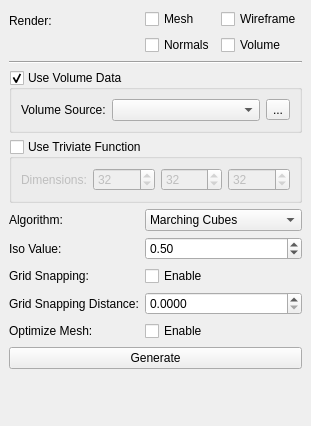
<?xml version="1.0" encoding="UTF-8"?>
<ui version="4.0">
 <class>SettingsWidget</class>
 <widget class="QDockWidget" name="SettingsWidget">
  <property name="geometry">
   <rect>
    <x>0</x>
    <y>0</y>
    <width>308</width>
    <height>426</height>
   </rect>
  </property>
  <property name="minimumSize">
   <size>
    <width>308</width>
    <height>426</height>
   </size>
  </property>
  <property name="windowTitle">
   <string>Settings</string>
  </property>
  <widget class="QWidget" name="_central_widget">
   <layout class="QFormLayout" name="formLayout">
    <property name="labelAlignment">
     <set>Qt::AlignmentFlag::AlignLeading|Qt::AlignmentFlag::AlignLeft|Qt::AlignmentFlag::AlignVCenter</set>
    </property>
    <item row="0" column="0">
     <widget class="QLabel" name="_render_label">
      <property name="text">
       <string>Render:</string>
      </property>
     </widget>
    </item>
    <item row="0" column="1">
     <layout class="QGridLayout" name="_render_grid_layout">
      <item row="0" column="1">
       <widget class="QCheckBox" name="m_wireframe_check_box">
        <property name="text">
         <string>Wireframe</string>
        </property>
       </widget>
      </item>
      <item row="1" column="0">
       <widget class="QCheckBox" name="m_normals_check_box">
        <property name="text">
         <string>Normals</string>
        </property>
       </widget>
      </item>
      <item row="1" column="1">
       <widget class="QCheckBox" name="m_volume_check_box">
        <property name="text">
         <string>Volume</string>
        </property>
       </widget>
      </item>
      <item row="0" column="0">
       <widget class="QCheckBox" name="m_mesh_check_box">
        <property name="text">
         <string>Mesh</string>
        </property>
       </widget>
      </item>
     </layout>
    </item>
    <item row="1" column="0" colspan="2">
     <widget class="Line" name="_line">
      <property name="minimumSize">
       <size>
        <width>0</width>
        <height>0</height>
       </size>
      </property>
      <property name="orientation">
       <enum>Qt::Orientation::Horizontal</enum>
      </property>
     </widget>
    </item>
    <item row="2" column="0" colspan="2">
     <widget class="QGroupBox" name="m_volume_data_group_box">
      <property name="title">
       <string>Use Volume Data</string>
      </property>
      <property name="checkable">
       <bool>true</bool>
      </property>
      <property name="checked">
       <bool>true</bool>
      </property>
      <layout class="QFormLayout" name="formLayout_3">
       <item row="0" column="0">
        <widget class="QLabel" name="_volume_source_label">
         <property name="text">
          <string>Volume Source:</string>
         </property>
        </widget>
       </item>
       <item row="0" column="1">
        <layout class="QHBoxLayout" name="_horizontal_layout_2">
         <item>
          <widget class="QComboBox" name="m_volume_source_combo_box"/>
         </item>
         <item>
          <widget class="QToolButton" name="m_volume_source_tool_button">
           <property name="text">
            <string>...</string>
           </property>
          </widget>
         </item>
        </layout>
       </item>
      </layout>
     </widget>
    </item>
    <item row="3" column="0" colspan="2">
     <widget class="QGroupBox" name="m_triviate_function_group_box">
      <property name="title">
       <string>Use Triviate Function</string>
      </property>
      <property name="checkable">
       <bool>true</bool>
      </property>
      <property name="checked">
       <bool>false</bool>
      </property>
      <layout class="QFormLayout" name="formLayout_2">
       <item row="0" column="0">
        <widget class="QLabel" name="m_dimensions_label">
         <property name="text">
          <string>Dimensions:</string>
         </property>
        </widget>
       </item>
       <item row="0" column="1">
        <layout class="QHBoxLayout" name="_horizontal_layout_1">
         <item>
          <widget class="QSpinBox" name="m_dimension_x">
           <property name="minimum">
            <number>2</number>
           </property>
           <property name="maximum">
            <number>256</number>
           </property>
           <property name="singleStep">
            <number>1</number>
           </property>
           <property name="value">
            <number>32</number>
           </property>
          </widget>
         </item>
         <item>
          <widget class="QSpinBox" name="m_dimension_y">
           <property name="minimum">
            <number>2</number>
           </property>
           <property name="maximum">
            <number>256</number>
           </property>
           <property name="value">
            <number>32</number>
           </property>
          </widget>
         </item>
         <item>
          <widget class="QSpinBox" name="m_dimension_z">
           <property name="minimum">
            <number>2</number>
           </property>
           <property name="maximum">
            <number>256</number>
           </property>
           <property name="value">
            <number>32</number>
           </property>
          </widget>
         </item>
        </layout>
       </item>
      </layout>
     </widget>
    </item>
    <item row="4" column="0">
     <widget class="QLabel" name="_algorithm_label">
      <property name="text">
       <string>Algorithm:</string>
      </property>
     </widget>
    </item>
    <item row="4" column="1">
     <widget class="QComboBox" name="m_algorithm_combo_box">
      <property name="duplicatesEnabled">
       <bool>false</bool>
      </property>
      <item>
       <property name="text">
        <string>Marching Cubes</string>
       </property>
      </item>
      <item>
       <property name="text">
        <string>Dual Marching Cubes</string>
       </property>
      </item>
     </widget>
    </item>
    <item row="5" column="0">
     <widget class="QLabel" name="_iso_value_label">
      <property name="text">
       <string>Iso Value:</string>
      </property>
     </widget>
    </item>
    <item row="5" column="1">
     <widget class="QDoubleSpinBox" name="m_iso_value_spin_box">
      <property name="maximum">
       <double>1.000000000000000</double>
      </property>
      <property name="singleStep">
       <double>0.010000000000000</double>
      </property>
      <property name="value">
       <double>0.500000000000000</double>
      </property>
     </widget>
    </item>
    <item row="6" column="0">
     <widget class="QLabel" name="_grid_snapping_label">
      <property name="text">
       <string>Grid Snapping:</string>
      </property>
     </widget>
    </item>
    <item row="6" column="1">
     <widget class="QCheckBox" name="m_grid_snapping_check_box">
      <property name="text">
       <string>Enable</string>
      </property>
     </widget>
    </item>
    <item row="7" column="0">
     <widget class="QLabel" name="_grid_snapping_distance_label">
      <property name="text">
       <string>Grid Snapping Distance:</string>
      </property>
     </widget>
    </item>
    <item row="7" column="1">
     <widget class="QDoubleSpinBox" name="m_grid_snapping_distance_spin_box">
      <property name="decimals">
       <number>4</number>
      </property>
      <property name="singleStep">
       <double>0.010000000000000</double>
      </property>
     </widget>
    </item>
    <item row="8" column="0">
     <widget class="QLabel" name="_optimize_mesh_label">
      <property name="text">
       <string>Optimize Mesh:</string>
      </property>
     </widget>
    </item>
    <item row="8" column="1">
     <widget class="QCheckBox" name="m_optimize_mesh">
      <property name="text">
       <string>Enable</string>
      </property>
     </widget>
    </item>
    <item row="9" column="0" colspan="2">
     <widget class="QPushButton" name="m_generate_button">
      <property name="text">
       <string>Generate</string>
      </property>
     </widget>
    </item>
   </layout>
  </widget>
 </widget>
 <resources/>
 <connections/>
</ui>
